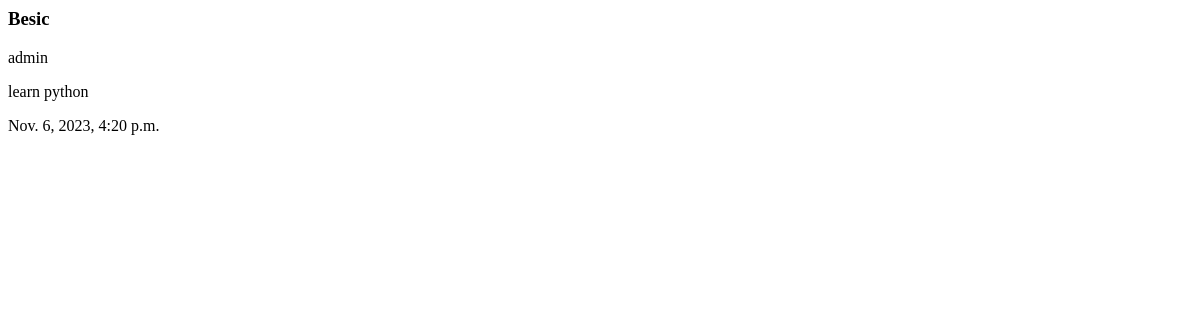
The app's page /posts/1, older data.
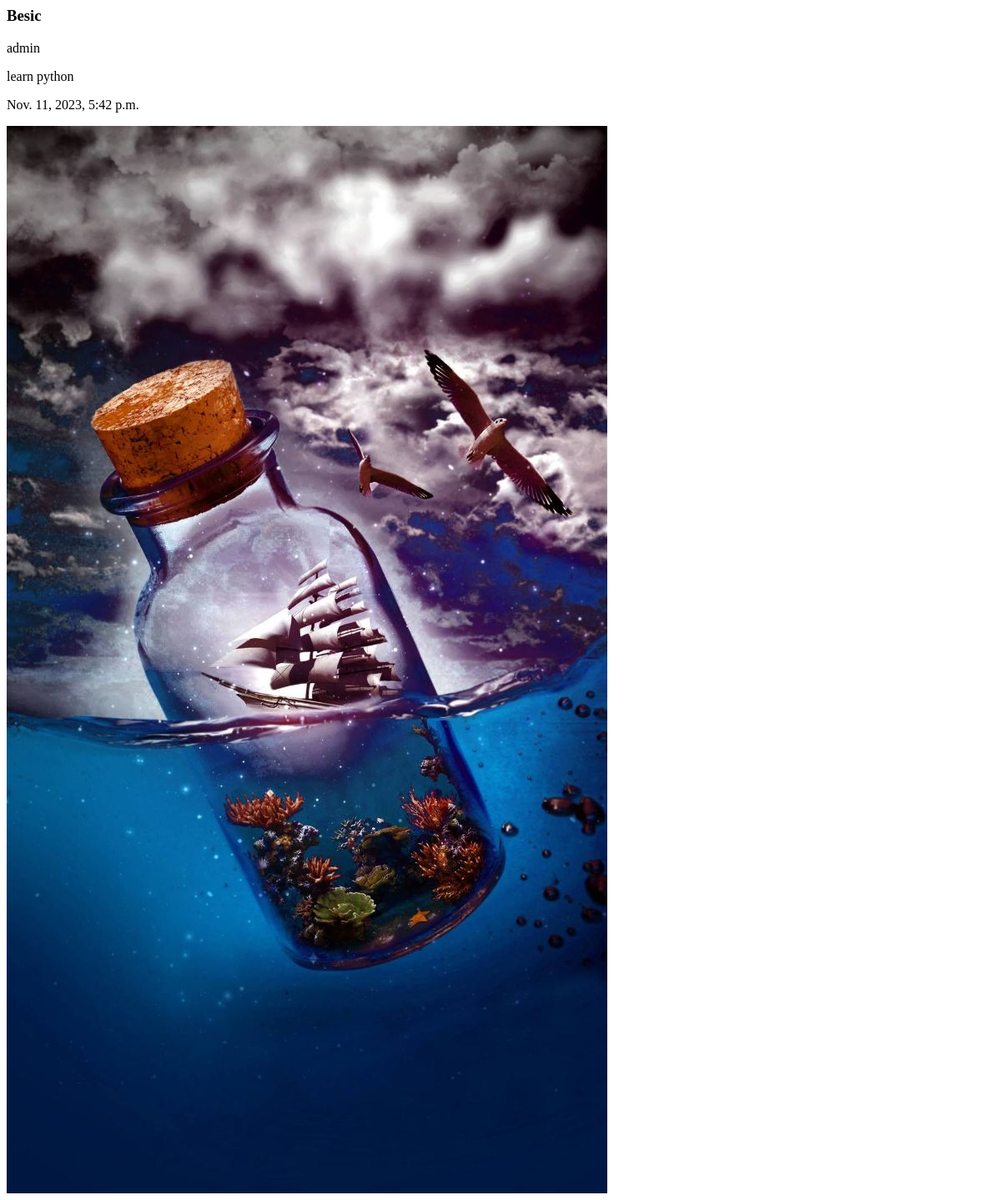
The same page, newer data.
### posts/models.py (models this page shows)
class Post(models.Model):
    author = models.ForeignKey(User,related_name='post_author',on_delete=models.CASCADE)
    title = models.CharField(max_length=100)
    content = models.TextField(max_length=20000)
    draft = models.BooleanField(default=True)
    publish_date= models.DateTimeField(default = timezone.now)
    tags = TaggableManager()
    imag=models.ImageField(upload_to='post')
    category=models.ForeignKey('Category',related_name='post_category',on_delete=models.SET_NULL,null=True)
    def __str__(self):
        return self.title

### posts/views.py (the view)
# urls.py: path('posts/<int:pk>',PostDetail.as_view()),
class PostDetail(DetailView):
    model = Post

### posts/templates/posts/post_detail.html
<h3>{{post}}</h3>
<p>{{post.author}}</p>
<p>{{post.content | safe}}</p>
<p>{{post.publish_date}}</p>
<img src= "{{ post.imag.url }}" alt="">

Row changes from the older to the newer data that the page shows:
changed Post "Besic": publish_date "Nov. 6, 2023, 4:20 p.m." → "Nov. 11, 2023, 5:42 p.m."; imag: picture added
